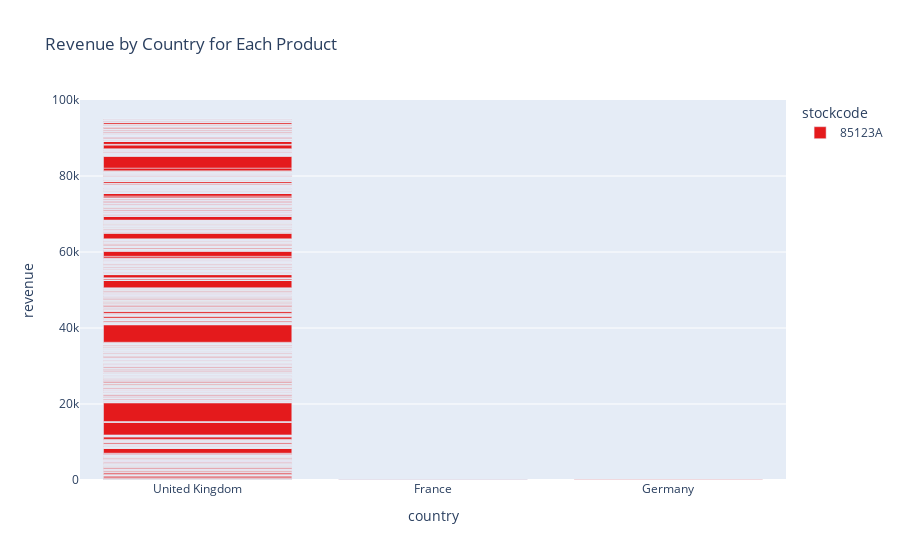

The cell this chart's notebook holds for it:
### Markdown cell above
## 5. Create an interactive side-by-side bar chart showing the revenue by country listed below (bars) for each of the products listed below.

### Code cell
products = ['85123A', '71053']
countries = ['United Kingdom', 'France', 'Germany']

df_filtered = df[df['stockcode'].isin(products) & df['country'].isin(countries)]


fig = px.bar(df_filtered, x='country', y='revenue', color='stockcode',
             title='Revenue by Country for Each Product',
             labels={'Revenue': 'Total Revenue', 'StockCode': 'Product Code'},
             color_discrete_sequence=px.colors.qualitative.Set1)


fig.show()

### Figure 1 — Plotly figure (JSON) as saved in the notebook; plotly's stock layout.template omitted (floating-point values rounded to 4 significant figures; data arrays with more than 128 entries replaced by an {"elided": "..."} marker saying what was removed)
{"data": [{"alignmentgroup": "True", "hovertemplate": "stockcode=85123A<br>country=%{x}<br>revenue=%{y}<extra></extra>", "legendgroup": "85123A", "marker": {"color": "rgb(228,26,28)", "pattern": {"shape": ""}}, "name": "85123A", "offsetgroup": "85123A", "orientation": "v", "showlegend": true, "textposition": "auto", "type": "bar", "x": {"elided": "1951 str values"}, "xaxis": "x", "y": {"elided": "1951 float values"}, "yaxis": "y"}], "layout": {"barmode": "relative", "legend": {"title": {"text": "stockcode"}, "tracegroupgap": 0}, "title": {"text": "Revenue by Country for Each Product"}, "xaxis": {"anchor": "y", "domain": [0, 1], "title": {"text": "country"}}, "yaxis": {"anchor": "x", "domain": [0, 1], "title": {"text": "revenue"}}}}
